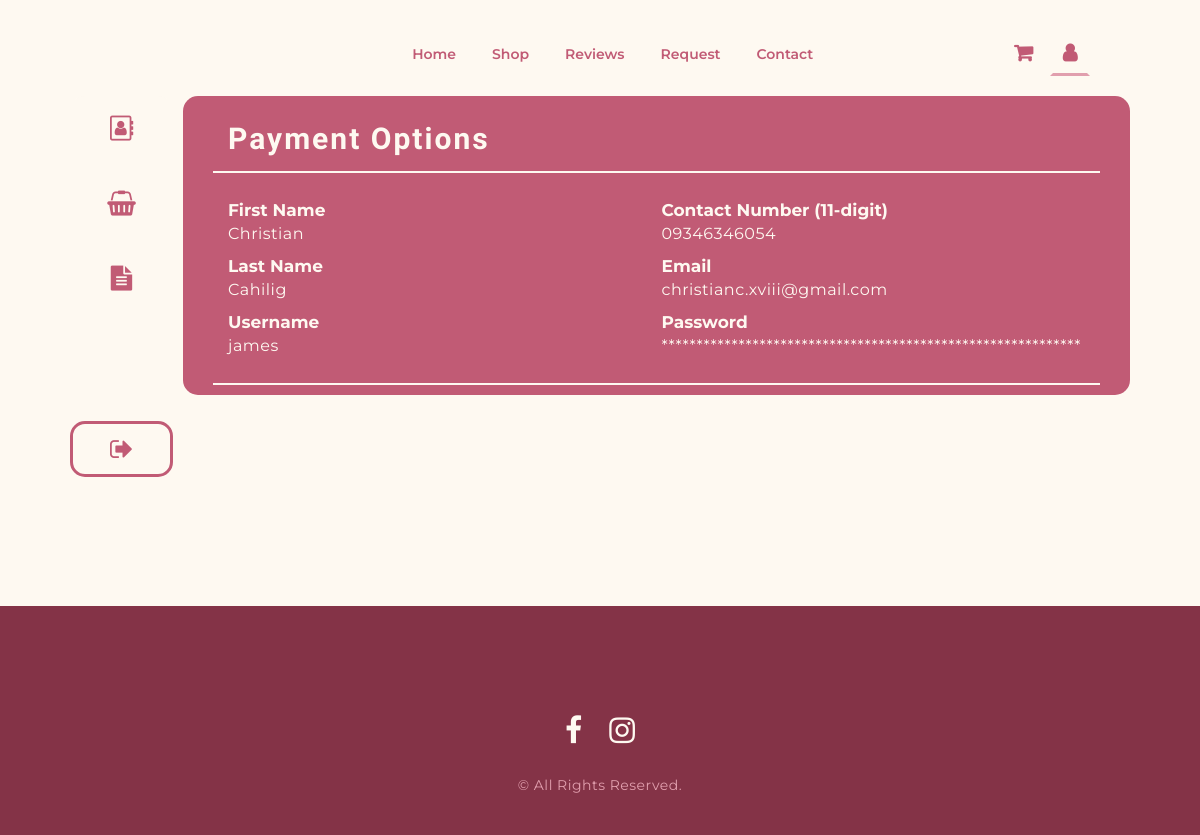
Page /user-options.php (signed in) on the committed database.
### tables this page shows
CREATE TABLE `users` (
  `UserId` int(11) NOT NULL,
  `FirstName` varchar(127) NOT NULL,
  `LastName` varchar(127) NOT NULL,
  `Username` varchar(127) NOT NULL,
  `ProfileImage` varchar(127) DEFAULT NULL,
  `ContactNumber` varchar(127) NOT NULL,
  `Email` varchar(127) NOT NULL,
  `Password` varchar(255) NOT NULL,
  `FacebookLink` varchar(127) NOT NULL,
  `RegisteredAt` timestamp NOT NULL DEFAULT current_timestamp() ON UPDATE current_timestamp()
);

### includes/db_fetchUserInfo.php (called while the page is built, shortened)
<?php
require 'db_auth.php';
$isLoggedIn = isset($_SESSION['user_id']);
if ($isLoggedIn) {
    $user_id = $_SESSION['user_id'];
    $sql = "SELECT FirstName, LastName, Username, ProfileImage, ContactNumber, Email, Password, FacebookLink FROM users WHERE UserId = ?";
    $stmt = $conn->prepare($sql);
    $stmt->bind_param("i", $user_id);
    $stmt->execute();
    $result = $stmt->get_result();
    $user = $result->fetch_assoc();
} else {
    echo "User is not logged in.";
    $user = null;
}

### user-options.php (the view, shortened to what this page needs)
<?php
include 'includes/db_fetchUserInfo.php';
?>
<!DOCTYPE html>
<html lang="en">
<head>
  <link rel="stylesheet" href="style.css" />
  <link
    rel="stylesheet"
    href="https://cdnjs.cloudflare.com/ajax/libs/font-awesome/4.7.0/css/font-awesome.min.css" />
</head>
<body>
  <header class="nav-bar">
    <div class="logo-area">
    </div>
    <nav class="link-area">
      <ul>
        <li><a href="index.php">Home</a></li>
        <li><a href="shop.php">Shop</a></li>
        <li><a href="reviews.php">Reviews</a></li>
        <li><a href="request.php">Request</a></li>
        <li><a href="contact.php">Contact</a></li>
      </ul>
    </nav>
    <div class="link-area user-area">
      <a href="#" class="fa fa-shopping-cart">
      </a>
      <a href="#" class="fa fa-user active"></a>
    </div>
  </header>
  <div class="wrapper user">
    <section class="section user-info">
      <div class="user-info-nav">
        <a href="user.php" class="fa fa-address-book-o"><span>&nbsp Personal Information</span></a>
        <a href="user-orders.php" class="fa fa-shopping-basket"><span>&nbsp Orders History</span></a>
        <a href="user-requests.php" class="fa fa-file-text"><span>&nbsp Requests History</span></a>
        <form id="logoutForm" action="actions/db_signout.php" method="post">
          <button id="logoutButton" class="log-out" type="button">
            <i class="fa fa-sign-out"></i><span>Log Out</span>
          </button>
        </form>
      </div>
      <div class="user-info-main">
        <div class="user-main-area heading">
          <h3>Payment Options</h3>
        </div>
        <div class="user-main-area">
          <div class="part-container">
            <div class="part">
              <h6>First Name</h6>
              <p><?php echo isset($user['FirstName']) ? htmlspecialchars($user['FirstName']) : 'N/A'; ?></p>
              <h6>Last Name</h6>
              <p><?php echo isset($user['LastName']) ? htmlspecialchars($user['LastName']) : 'N/A'; ?></p>
              <h6>Username</h6>
              <p><?php echo isset($user['Username']) ? htmlspecialchars($user['Username']) : 'N/A'; ?></p>
            </div>
            <div class="part">
              <h6>Contact Number (11-digit)</h6>
              <p><?php echo isset($user['ContactNumber']) ? htmlspecialchars($user['ContactNumber']) : 'N/A'; ?></p>
              <h6>Email</h6>
              <p><?php echo isset($user['Email']) ? htmlspecialchars($user['Email']) : 'N/A'; ?></p>
              <h6>Password</h6>
              <p><?php echo isset($user['Password']) ? str_repeat('*', strlen($user['Password'])) : 'N/A'; ?></p>
            </div>
          </div>
        </div>
      </div>
    </section>
  </div>
  <footer class="footer-bar">
    <div class="footer-content">
      <div class="social-area">
        <a href="https://www.facebook.com/profile.php?id=61557911686578" target="_blank" class="fa fa-facebook"></a>
        <a href="https://www.instagram.com/hazey.crochet/" target="_blank" class="fa fa-instagram"></a>
      </div>
      <p>© All Rights Reserved.</p>
    </div>
  </footer>
</body>
</html>

### style.css (style rules this page uses)
body { padding: 0; margin: 0; box-sizing: border-box; font-family: "Montserrat", serif; font-weight: 400; background-color: #fef9f1; color:#c15b75; min-width: 440px; }
i { cursor: pointer; }
.nav-bar { display: flex; align-items: center; background-color: #fef9f1; color: #c15b75; padding: 30px 70px 10px 70px; position: sticky; top: 0; z-index: 20; }
.logo-area { width: 20%; padding: 0 0 0 40px; align-content: center; }
.link-area { width: 60%; align-content: center; justify-items: center; }
.user-area { width: 20%; padding: 0 40px 0 0; align-content: center; text-align: end; }
.link-area ul { display: flex; justify-content: space-around; list-style-type: none; margin: 0; padding: 0; width: 70%; }
.link-area li { padding: 10px 15px; border: 3px solid #fef9f1; }
.link-area a { color: #c15b75; text-decoration: none; font-weight: 600; font-size: 14px; }
.link-area .active { border-bottom: 3px solid #e19fae; }
.user-area a { font-size: 20px; padding: 10px; border: 3px solid #fef9f1; }
.wrapper { display: flex; flex-direction: column; align-content: center; min-height: 500px; }
.section { display: flex; padding: 20px 100px; }
h3 { font-family: "Montserrat", serif; font-size: 25px; font-weight: 600; margin: 0; }
p { font-family: 'Montserrat', sans-serif; font-size: 16px; letter-spacing: 0.5px; line-height: 20px; margin: 30px 0; }
.footer-bar { display: flex; background-color: #843347; color: #fef9f1; padding: 60px 80px 10px 80px; justify-content: center; text-align: center; }
.footer-content { width: 30%; justify-items: center; }
.footer-bar p { color: #e19fae; font-size: 14px; }
.social-area { width: 40%; display: flex; justify-content: space-evenly; margin: 30px 0 20px 0; }
.social-area a { color: #fef9f1; text-decoration: none; font-size: 30px; }
.user .section { padding: 10px 70px; }
.user-info { display: flex; align-items: flex-start; min-height: 500px; }
.user-info-nav { background-color: #fef9f1; display: flex; flex-direction: column; color: #c15b75; font-weight: 600; border-radius: 15px; width: 20%; text-align: left; }
.user-info-main { background-color: #c15b75; color: #fef9f1; border-radius: 15px; width: 100%; padding: 10px; margin-left: 10px; }
.user-info-nav a { display: block; border-radius: 10px; margin-bottom: 10px; text-decoration: none; color: #c15b75; padding: 20px 25px; }
#logoutForm { width: 100%; text-align: center; }
.log-out { background-color: #fef9f1; border: 3px solid #c15b75; color: #c15b75; border-radius: 50px; margin-top: 100px; cursor: pointer; font-family: "Montserrat", serif; font-weight: 600; font-size: 16px; padding: 15px 40px; width: 80%; }
.user-main-area { padding: 15px 15px; border-bottom: 2px solid #fef9f1; margin: 0 20px; overflow: hidden; }
.user-main-area h3 { font-family: "Calistoga", serif; font-size: 30px; letter-spacing: 2px; }
.part-container { display: grid; grid-template-columns: 1fr 1fr; width: 100%; gap: 10px; }
.part h6 { margin: 0; font-size: 17px; font-weight: 700; margin: 12px 0 4px 0; }
.part p { font-weight: 400; margin: 0 0 12px 0; font-size: 16px; }
@media only screen and (max-width: 1350px) { .user-info-nav { width: 10%; text-align: center; } }
@media only screen and (max-width: 1350px) { .user-info-main { width: 90%; } }
@media only screen and (max-width: 1350px) { .user-info-nav a, i { font-size: 25px; align-self: center; } }
@media only screen and (max-width: 1350px) { .log-out { padding: 10px; font-size: 25px; border-radius: 15px; } }
@media only screen and (max-width: 1350px) { #logoutForm { width: 100%; } }
@media only screen and (max-width: 1350px) { .log-out { width: 100%; } }

### rows in the picture
users: FirstName "Christian", LastName "Cahilig", Username "james", ContactNumber "09346346054", Email "christianc.xviii@gmail.com", Password "************************************************************"
